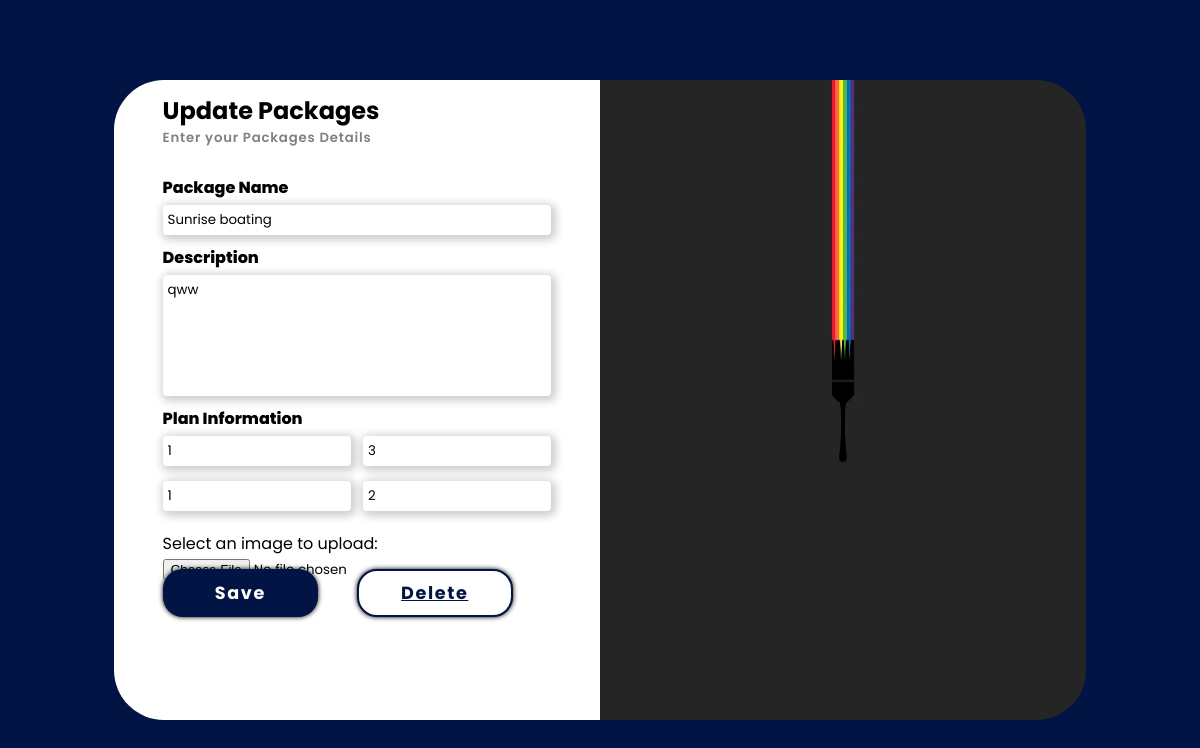
/admin_area/9/plan/change/, run on the app's committed database.
### booking/models.py (models this page shows, shortened)
class Plans(models.Model):
    name = models.CharField(max_length=50)
    description=models.TextField()
    Duration1=models.IntegerField()
    price1=models.IntegerField()
    Duration2=models.IntegerField()
    price2=models.IntegerField()
    image = models.ImageField(upload_to='plan_img')
    date = models.DateTimeField(auto_now=True)

### admin_site/views.py (the view, shortened to what this page needs)
# urls.py: path('<int:userid>/plan/change/',plan_update,name='plan-update'),
def plan_update(request,userid):
    plan = get_object_or_404(Plans,id=userid)
    return render(request,'admin_area/plan_update.html',{'plan':plan})

### templates/admin_area/plan_update.html (shortened to what this page needs)
{% load static %}
<!DOCTYPE html>
<html lang="en">
  <head>
    <link rel="stylesheet" href="{% static 'css/style_plan.css' %}" />
  </head>
  <body>
    <div class="container">
      <div class="signup-box">
        <div class="col-1">
          <div class="header">
            <h2>Update Packages</h2>
            <h5>Enter your Packages Details</h5>
          </div>
          <form class="detail_fields" method="POST" enctype="multipart/form-data">
            <label class="fields">Package Name</label>
            <input
              type="text"
              name="pname"
              value="{{plan.name}}"
              placeholder="Enter your package name"
              class="input-field"
            />
            <label class="fields">Description</label>
            <input
              type="text"
              name="description"
              value="{{plan.description}}"
              aria-rowspan="5"
              aria-colspan="17"
              placeholder="Enter your Description"
              class="input-field des_field"
            />
            <label class="fields">Plan Information</label>
            <span class="input_span">
              <input
                type="number"
                name="price1"
                value="{{plan.price1}}"
                placeholder="price1"
                class="input-field price_field"
              />
              <input
                type="number"
                name="duration1"
                value="{{plan.Duration1}}"
                placeholder="duration1"
                class="input-field duration_field"
              />
            </span>
            <span class="input_span">
                    <input type="number" name="price2" placeholder="Price2" value="{{plan.price2}}" class="input-field price_field">
                    <input type="number" name="duration2"  placeholder="Duration2" value="{{plan.Duration2}}" class="input-field duration_field">
            </span>
            <div style="margin-top: 10px;">
            <label for="imageUpload">Select an image to upload:</label>
            </div>
            <span class="btn_span">
              <button class="btn-1" name="book" type="submit">Save</button>
              <button class="btn-2" type="submit" > <a href="{% url 'plan-delete' plan.id %}">Delete</a> </button>
            </span>
          </form>
        </div>
        <div class="col-2">
          <img src="{{plan.image.url}}" />
        </div>
      </div>
    </div>
  </body>
</html>

### admin_site/static/css/style_plan.css (style rules this page uses)
* { margin:0; padding: 0; box-sizing: border-box; font-family: 'Poppins', sans-serif; }
.input-field::placeholder { color: grey; letter-spacing: 0.1vb; font-weight: 600; }
.container { width: 100%; height: 100vh; background: #011443; display: flex; align-items: center; justify-content: center; padding: 5%; }
.signup-box { display: flex; align-items: center; width: 90%; height: 100%; background-color: transparent; flex-wrap: wrap; }
.col-1, .col-2 { flex-basis: 50%; flex-grow: 1; }
.col-2 img { width: 100%; height: 80vh; display: block; border-radius: 0 50px 50px 0; }
.col-1 { padding: 3% 5%; color: #000000; height: 80vh; background-color: #fff; border-radius: 50px 0px 0px 50px; }
.header { margin-top: -2vh; }
.col-1 h5 { color: grey; letter-spacing: 0.1vb; font-weight: 600; }
.detail_fields { padding-top: 7%; }
.fields { font-weight: 800; }
.input-field { padding: 5px; border-radius: 4px; border: 1px none; box-shadow: 2px 2px 8px 3px rgba(0, 0, 0, 0.2); outline: none; display: block; width: 100%; margin: 5px 0 10px; text-align: left; }
.col-1 .des_field { padding-bottom: 12vh; }
.col-1 span { display: flex; flex-direction: row; width: 100%; }
.duration_field { margin-left: 1vw; }
span.btn_span { margin-top: -2rem; }
.col-1 .btn-1 { padding: 5px; border-radius: 4px; border: 1px; box-shadow: 0 0 5px rgba(0, 0, 0, 2); outline: none; display: block; width: 40%; height: 6vh; border-radius: 20px; margin-top: 5%; background: #011443; color: #fff; cursor: pointer; font-size: 1.1rem; font-weight: bold; letter-spacing: 0.2vb; }
.col-1 .btn-2 { padding: 5px; border-radius: 4px; border: 2px solid #011443; box-shadow: 0 0 5px rgba(0, 0, 0, 2); outline: none; display: block; width: 40%; height: 6vh; border-radius: 20px; margin-top: 5%; margin-left: 10%; background: #fff; color: #011443; font-size: 1.1rem; font-weight: bold; letter-spacing: 0.2vb; cursor: pointer; }

### templates/admin_area/plan_update.html (style rules this page uses)
.btn-2 a { color: #011443; text-decoration-style: none; }

### data on the page
Plans: pname "Sunrise boating", description "qww", price1 "1", duration1 "3", price2 "1", duration2 "2", image (picture)
